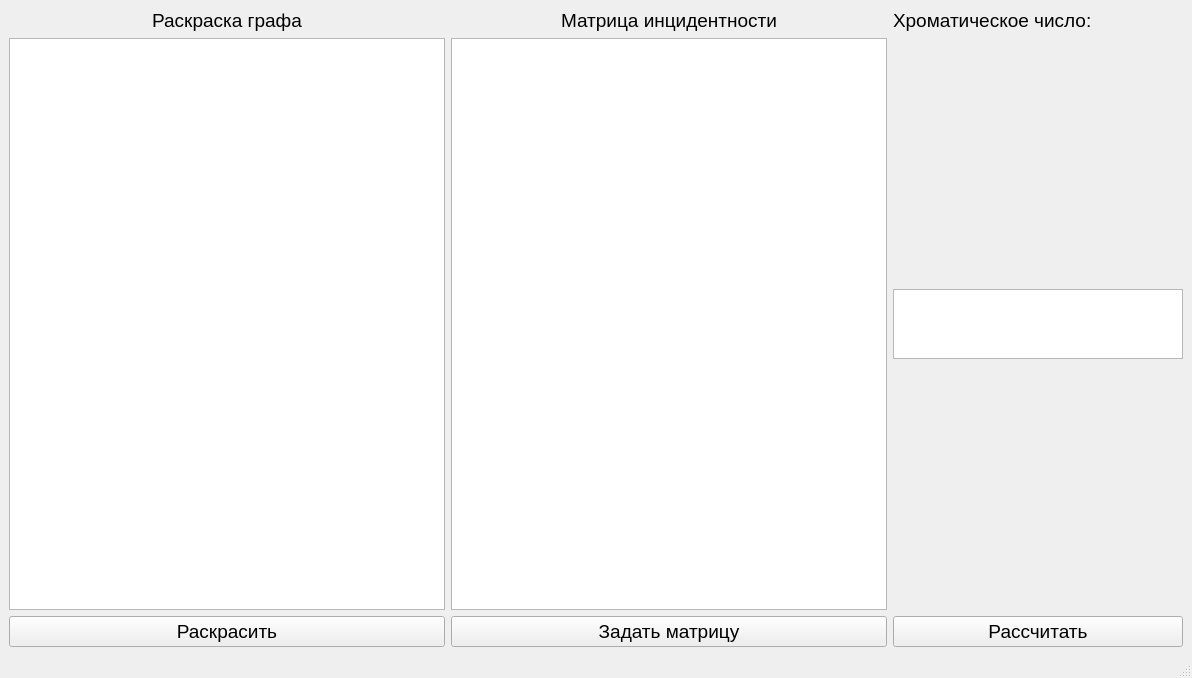
<?xml version="1.0" encoding="UTF-8"?>
<ui version="4.0">
 <class>MainWindow</class>
 <widget class="QMainWindow" name="MainWindow">
  <property name="geometry">
   <rect>
    <x>0</x>
    <y>0</y>
    <width>1192</width>
    <height>678</height>
   </rect>
  </property>
  <property name="minimumSize">
   <size>
    <width>550</width>
    <height>300</height>
   </size>
  </property>
  <property name="windowTitle">
   <string>MainWindow</string>
  </property>
  <widget class="QWidget" name="centralwidget">
   <layout class="QHBoxLayout" name="horizontalLayout" stretch="3,3,2">
    <item>
     <layout class="QVBoxLayout" name="verticalLayout_3">
      <item>
       <widget class="QLabel" name="label_2">
        <property name="font">
         <font>
          <pointsize>14</pointsize>
         </font>
        </property>
        <property name="text">
         <string>Раскраска графа</string>
        </property>
        <property name="alignment">
         <set>Qt::AlignCenter</set>
        </property>
       </widget>
      </item>
      <item>
       <widget class="QGraphicsView" name="graph_view"/>
      </item>
      <item>
       <widget class="QPushButton" name="paint_graph_btn">
        <property name="font">
         <font>
          <pointsize>14</pointsize>
         </font>
        </property>
        <property name="text">
         <string>Раскрасить</string>
        </property>
       </widget>
      </item>
     </layout>
    </item>
    <item>
     <layout class="QVBoxLayout" name="verticalLayout_2">
      <item>
       <widget class="QLabel" name="label">
        <property name="font">
         <font>
          <pointsize>14</pointsize>
         </font>
        </property>
        <property name="text">
         <string>Матрица инцидентности</string>
        </property>
        <property name="alignment">
         <set>Qt::AlignCenter</set>
        </property>
       </widget>
      </item>
      <item>
       <widget class="QPlainTextEdit" name="matrix_output">
        <property name="font">
         <font>
          <pointsize>14</pointsize>
         </font>
        </property>
       </widget>
      </item>
      <item>
       <widget class="QPushButton" name="set_matrix_btn">
        <property name="font">
         <font>
          <pointsize>14</pointsize>
         </font>
        </property>
        <property name="text">
         <string>Задать матрицу</string>
        </property>
       </widget>
      </item>
     </layout>
    </item>
    <item>
     <layout class="QVBoxLayout" name="verticalLayout" stretch="0,0,0,0,0">
      <item>
       <widget class="QLabel" name="chromatic_label">
        <property name="font">
         <font>
          <pointsize>14</pointsize>
         </font>
        </property>
        <property name="text">
         <string>Хроматическое число:</string>
        </property>
       </widget>
      </item>
      <item>
       <spacer name="verticalSpacer_2">
        <property name="font">
         <font/>
        </property>
        <property name="orientation">
         <enum>Qt::Vertical</enum>
        </property>
        <property name="sizeHint" stdset="0">
         <size>
          <width>20</width>
          <height>40</height>
         </size>
        </property>
       </spacer>
      </item>
      <item>
       <widget class="QPlainTextEdit" name="colours_output">
        <property name="sizePolicy">
         <sizepolicy hsizetype="Expanding" vsizetype="Fixed">
          <horstretch>0</horstretch>
          <verstretch>0</verstretch>
         </sizepolicy>
        </property>
        <property name="maximumSize">
         <size>
          <width>16777215</width>
          <height>70</height>
         </size>
        </property>
        <property name="font">
         <font>
          <pointsize>14</pointsize>
         </font>
        </property>
        <property name="readOnly">
         <bool>true</bool>
        </property>
       </widget>
      </item>
      <item>
       <spacer name="verticalSpacer">
        <property name="font">
         <font/>
        </property>
        <property name="orientation">
         <enum>Qt::Vertical</enum>
        </property>
        <property name="sizeHint" stdset="0">
         <size>
          <width>20</width>
          <height>40</height>
         </size>
        </property>
       </spacer>
      </item>
      <item>
       <widget class="QPushButton" name="count_btn">
        <property name="font">
         <font>
          <pointsize>14</pointsize>
         </font>
        </property>
        <property name="text">
         <string>Рассчитать</string>
        </property>
       </widget>
      </item>
     </layout>
    </item>
   </layout>
  </widget>
  <widget class="QMenuBar" name="menubar">
   <property name="geometry">
    <rect>
     <x>0</x>
     <y>0</y>
     <width>1192</width>
     <height>21</height>
    </rect>
   </property>
  </widget>
  <widget class="QStatusBar" name="statusbar"/>
 </widget>
 <resources/>
 <connections/>
</ui>
